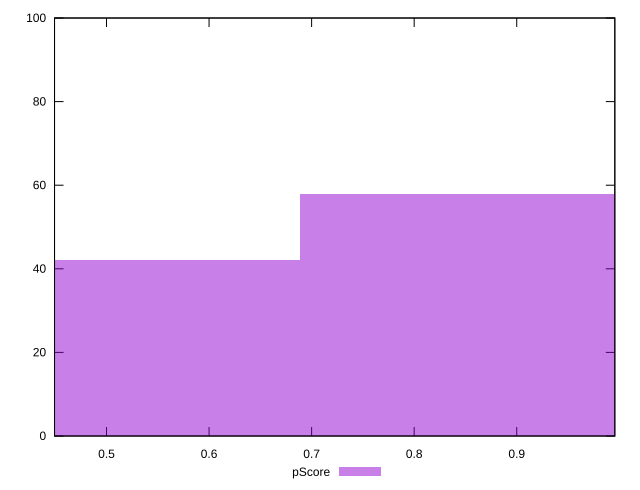

Write the gnuplot code that produced this figure.
reset

$pScore <<EOF
0.9182899658281326 58
0.4591449829140663 42
EOF

set key outside below
set boxwidth 0.4591449829140663
set xrange [0.44932206653581097:0.9956483294080012]
set yrange [0:100]
set trange [0:100]
set style fill transparent solid 0.5 noborder
set terminal svg size 640, 490 enhanced background rgb 'white'
set output "reports/report_00028_2021-02-24T12-49-42.674Z/mainthread-work-breakdown/samples/agenda/pScore/histogram.svg"

plot $pScore title "pScore" with boxes

reset
